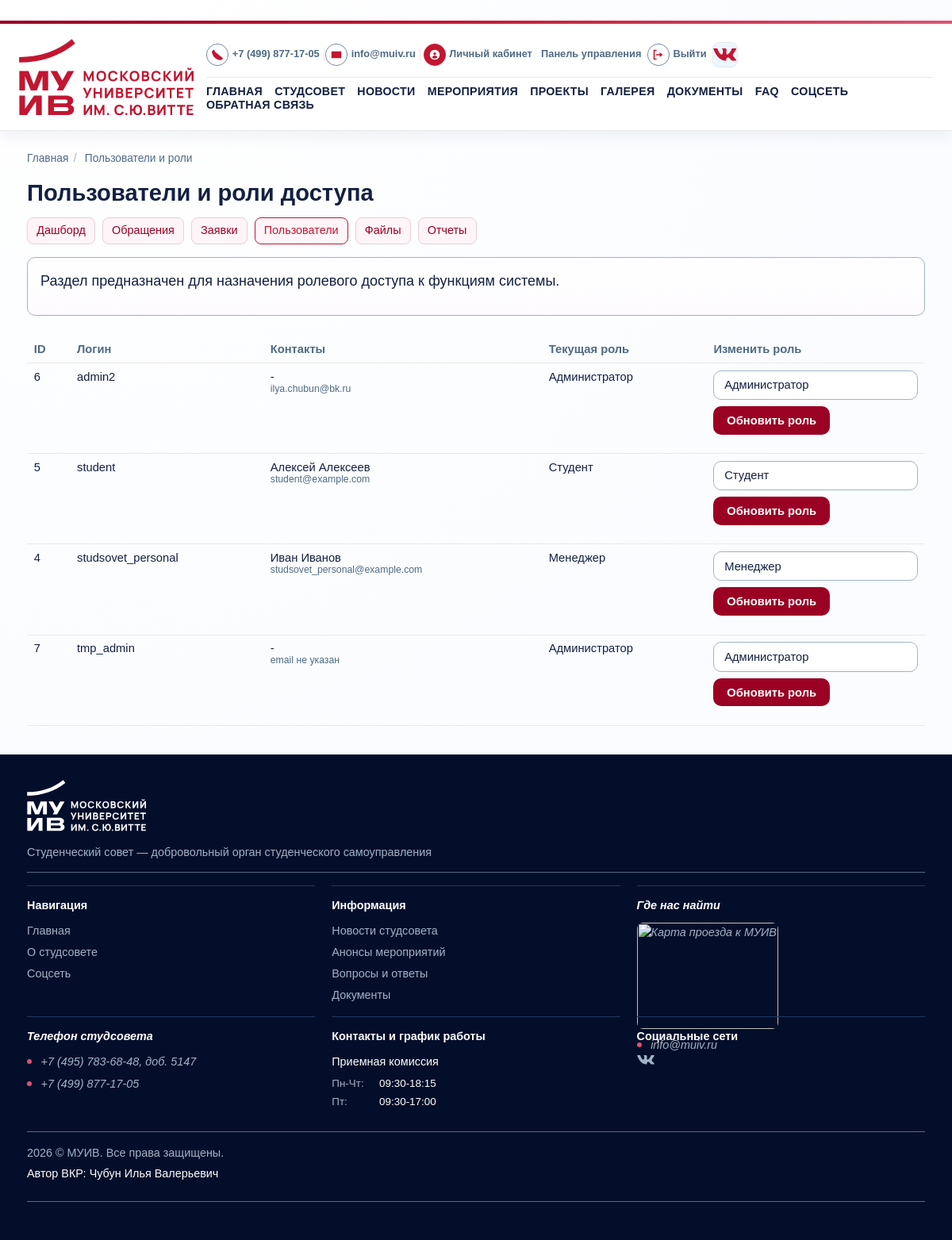
The page /staff/users/ (signed in) on the database as committed earlier.
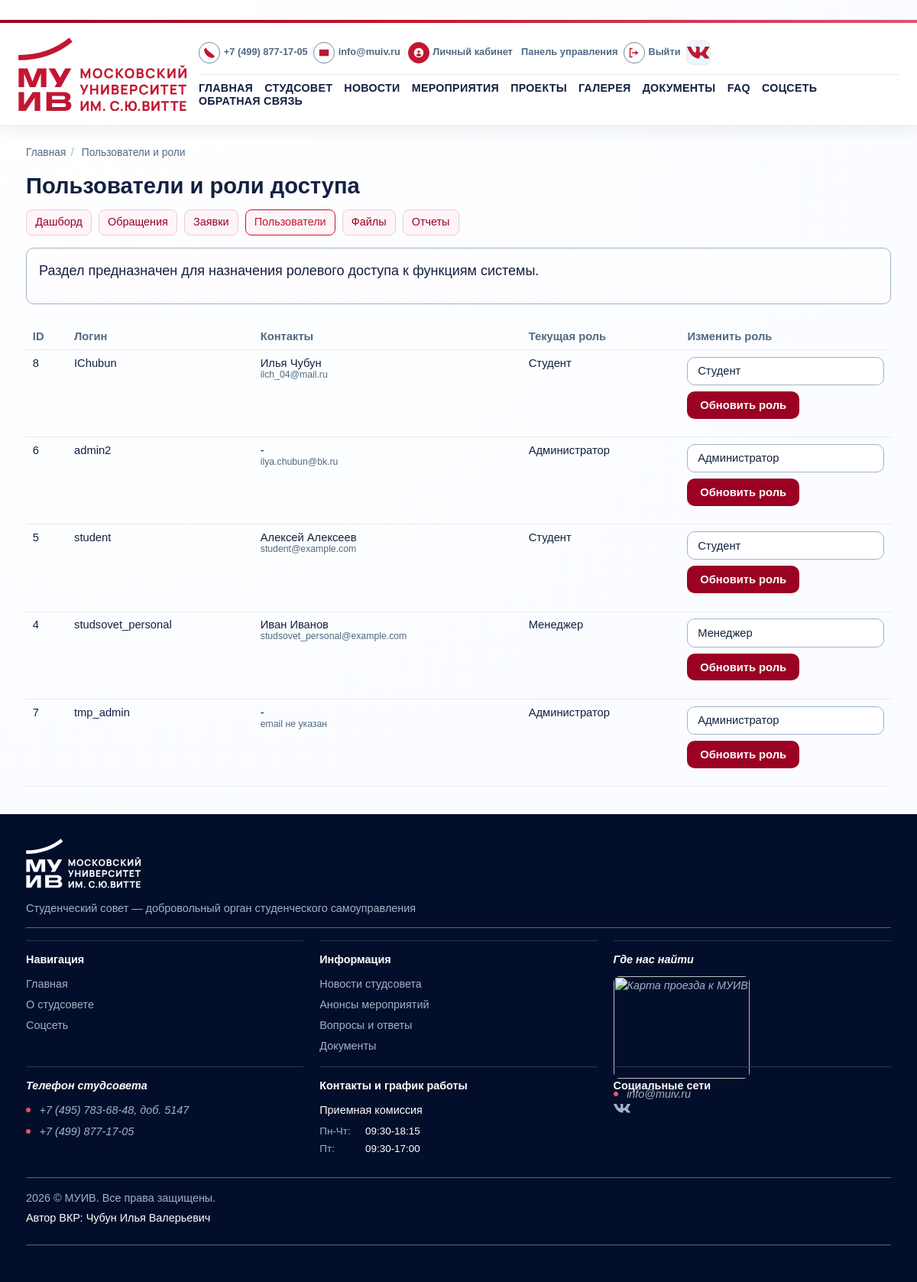
The same page on the database as committed later.
### core/models.py (models this page shows, shortened)
class UserProfile(models.Model):
    ROLE_ADMIN = "admin"
    ROLE_MANAGER = "manager"
    ROLE_STUDENT = "student"
    ROLE_CHOICES = (
        (ROLE_ADMIN, "Администратор"),
        (ROLE_MANAGER, "Менеджер"),
        (ROLE_STUDENT, "Студент"),
    )
    user = models.OneToOneField(settings.AUTH_USER_MODEL, on_delete=models.CASCADE, related_name="profile")
    role = models.CharField(max_length=20, choices=ROLE_CHOICES, default=ROLE_STUDENT)
    photo_url = models.URLField(blank=True)
    faculty = models.CharField(max_length=120, blank=True)
    course = models.CharField(max_length=20, blank=True)
    telegram = models.CharField(max_length=60, blank=True)

### core/views/staff_views.py (the view, shortened to what this page needs)
# urls.py: path("staff/users/", views.staff_users, name="staff_users"),
@role_required(UserProfile.ROLE_ADMIN)
def staff_users(request):
    profiles = UserProfile.objects.select_related("user").order_by("user__username")
    return render(request, "core/staff/users.html", {"profiles": profiles})

### core/context_processors.py (called while the page is built)
def _resolve_menu(items):
    resolved = []
    for view_name, label in items:
        try:
            url = reverse(view_name)
        except NoReverseMatch:
            continue
        resolved.append({"view_name": view_name, "label": label, "url": url})
    return resolved

### core/permissions.py (called while the page is built)
def get_user_role(user):
    if not user.is_authenticated:
        return None
    profile = getattr(user, "profile", None)
    if profile:
        return profile.role
    return UserProfile.ROLE_STUDENT

def has_any_role(user, *allowed_roles):
    if not user.is_authenticated:
        return False
    if user.is_superuser:
        return True
    return get_user_role(user) in allowed_roles

def role_required(*allowed_roles):
    def decorator(view_func):
        @wraps(view_func)
        @login_required
        def _wrapped_view(request, *args, **kwargs):
            if has_any_role(request.user, *allowed_roles):
                return view_func(request, *args, **kwargs)
            messages.error(request, "Недостаточно прав для доступа к разделу.")
            return redirect("core:home")
        return _wrapped_view
    return decorator

### templates/core/staff/users.html (shortened to what this page needs)
﻿{% extends "base.html" %}
{% block content %}
<h1>Пользователи и роли доступа</h1>
<nav class="page-nav">
    {% for item in staff_menu %}
        <a href="{{ item.url }}" class="{% if request.resolver_match.view_name == item.view_name %}is-active{% endif %}">
            {{ item.label }}
        </a>
    {% endfor %}
</nav>
<section class="section-panel">
    <p>Раздел предназначен для назначения ролевого доступа к функциям системы.</p>
</section>
<div class="table-wrap">
    <table class="admin-table">
        <thead>
            <tr>
                <th>ID</th>
                <th>Логин</th>
                <th>Контакты</th>
                <th>Текущая роль</th>
                <th>Изменить роль</th>
            </tr>
        </thead>
        <tbody>
            {% for profile in profiles %}
                <tr>
                    <td>{{ profile.user.id }}</td>
                    <td>{{ profile.user.username }}</td>
                    <td>
                        {{ profile.user.get_full_name|default:"-" }}<br>
                        <small>{{ profile.user.email|default:"email не указан" }}</small>
                    </td>
                    <td>{{ profile.get_role_display }}</td>
                    <td>
                        <form method="post" class="inline-controls">
                            <select name="role">
                                {% for value, label in profile.ROLE_CHOICES %}
                                    <option value="{{ value }}" {% if profile.role == value %}selected{% endif %}>{{ label }}</option>
                                {% endfor %}
                            </select>
                            <button type="submit">Обновить роль</button>
                        </form>
                    </td>
                </tr>
            {% empty %}
                <tr>
                    <td colspan="5">Пользователей нет.</td>
                </tr>
            {% endfor %}
        </tbody>
    </table>
</div>
{% endblock %}

Rows that differ between the two databases and show on the page:
added UserProfile: user.id "8", user.username "IChubun", user.get_full_name "Илья Чубун", user.email "ilch_04@mail.ru", role "Студент"
